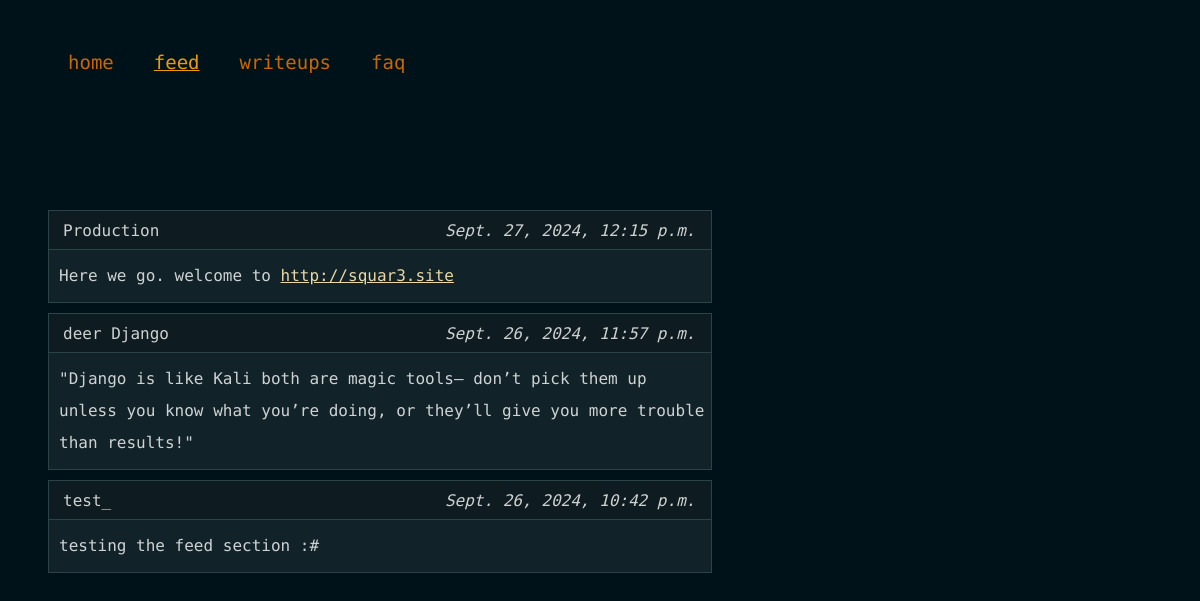
The page /feed on the database as committed earlier.
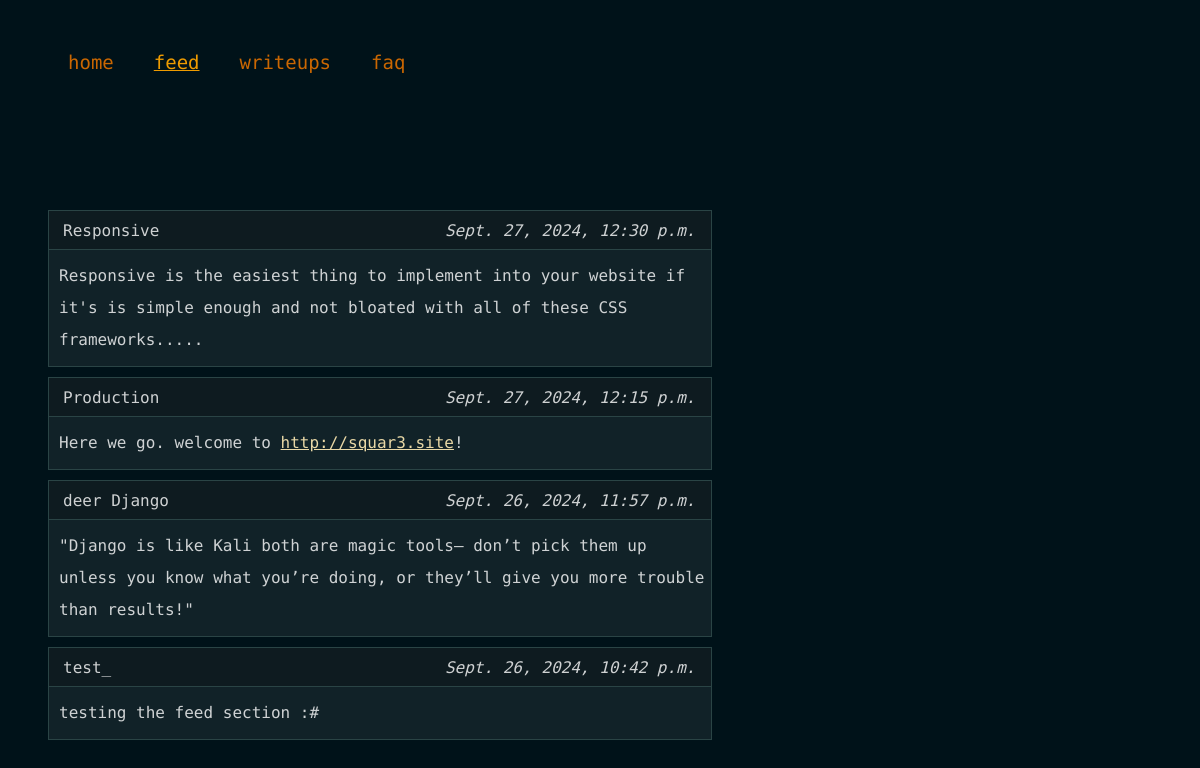
The same page on the database as committed later.
### core/models.py (models this page shows, shortened)
class Feed(models.Model):
    author = models.CharField(max_length=16,default='squar3')
    title = models.CharField(max_length=64,default='')
    content = models.TextField(default='')
    creation_time = models.DateTimeField(default=timezone.now);
    class Meta:
        ordering = ('-creation_time',)

### core/views.py (the view)
# urls.py: path('feed',feed,name='feed'),
def feed(request):
    feeds = Feed.objects.all()
    return render(request,'feed.html',{
        'feeds' : feeds,
    })

### core/templates/feed.html (shortened to what this page needs)
{% extends 'base.html' %}
{% block content %}
<div class="feedList">
	{% for feed in feeds %}
		<div class="feed">
			<div class="title">
				<label>{{ feed.title }}</label>
				<em>{{ feed.creation_time}} </em>
			</div>
			<hr>
			<div class="ctx">
				{{ feed.content | safe }}
			</div>
		</div>
	{% endfor %}
</div>
{% endblock %}

### core/templates/base.html (shortened to what this page needs)
<!DOCTYPE html>
<html lang="en">
	<head>
		{% load static %}
		<link rel="stylesheet" href="{% static 'style.css' %}">
	</head>
	<body>
		<header>
			<ul class="navbar" >
				<li><a id="a-/" href="/">home</a></li>
				<li><a id="a-/feed" href="/feed">feed</a></li>
				<li><a id="a-/writeups" href="/writeups">writeups</a></li>
				<li><a id="a-/faq"href="/faq">faq</a></li>
			</ul>
		</header>
		<section class="content">
			{% block content %}
			{% endblock %}
		</section>
	</body>
</html>

### core/static/style.css (style rules this page uses)
body { background: #001219; color: #fffe; line-height: 32px; }
.navbar a { color: #ca6702; text-decoration: none; font-family: "Roboto Mono", monospace; font-size:19px; transition: 0.5s; }
.navbar a.active { color: #ee9b00; text-decoration: underline; }
.navbar { display:flex; }
.navbar li { list-style:none; padding:30px 20px; }
.content { font-family: "Ubuntu Mono", monospace; margin-top:50px; padding:40px; }
.feed { background: #fff1; border: solid #94d2bd30 1px; width: 60%; margin-top:10px; }
hr { border: 0; border-top: 1px solid #94d2bd30; margin:0px; }
.feed > .title { background: #0003; height: 30px; padding: 4px; }
.feed > * { color:#fffc; padding : 0px 0px 10px 10px; }
.feed > .title > label { padding-left: 10px; }
.feed > .title > em { float: right; padding-right:12px; }
.link { color:#e9d8a6; }

Rows that differ between the two databases and show on the page:
added Feed: title "Responsive", creation_time "Sept. 27, 2024, 12:30 p.m.", content "Responsive is the easiest thing to implement into your website if it's is simple enough and not bloated with all of these CSS frameworks....."
changed Feed "Production": content "Here we go. welcome to http://squar3.site" → "Here we go. welcome to http://squar3.site !"
